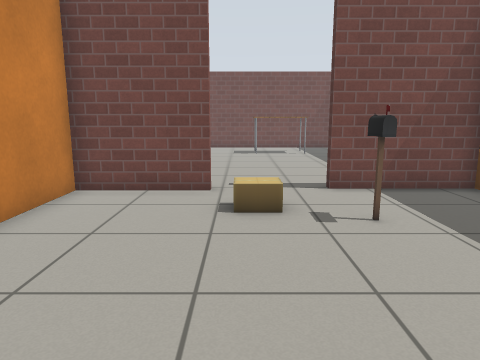
view 1 (above)

16 first-person views from a walk through a world built for the Gazebo simulator. The camera is 0.94 m above the floor, tilts 10° down and sees 70° across. The lines on the ground mark 1 m squares. The floor is counted in squares, 0.5 m on a side. Each view is taken from the middle of a square. On the plan, view 1 faces up. The plan holds only what a view shows up to about 17 squares ahead; the rest is blank. Gazebo's built-in surfaces are drawn with simple patterns.

view 2
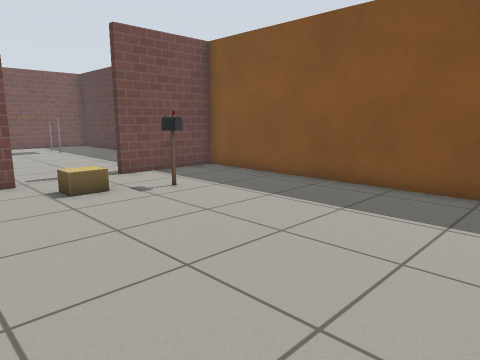

view 3
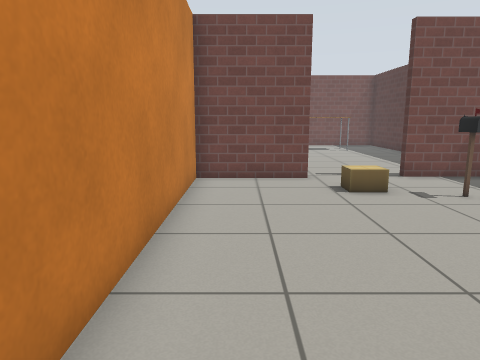

view 4
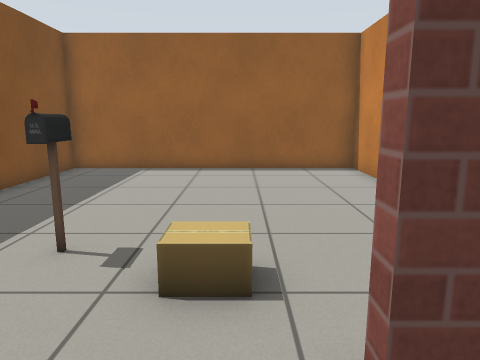

view 5
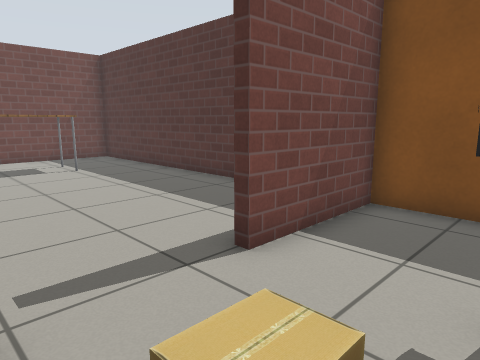

view 6
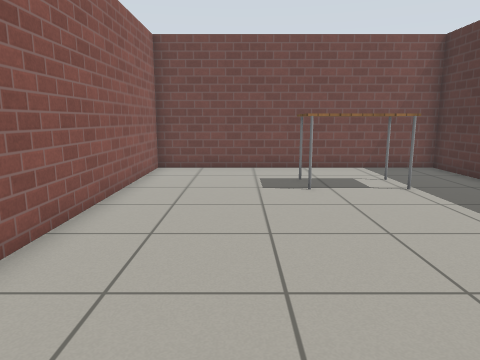

view 7
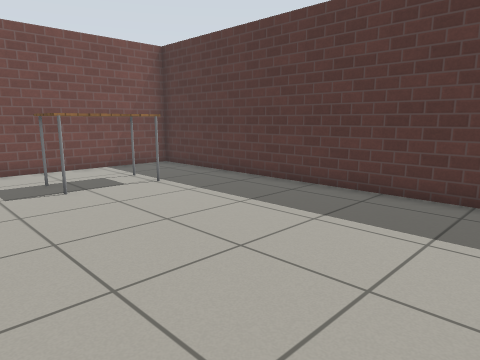

view 8
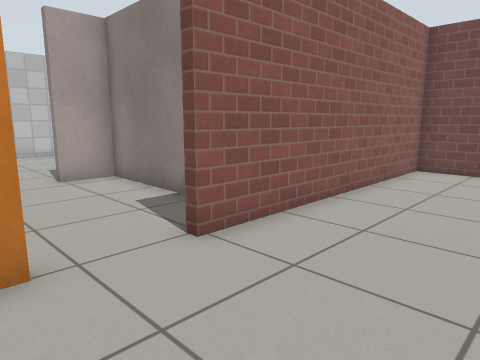

view 9
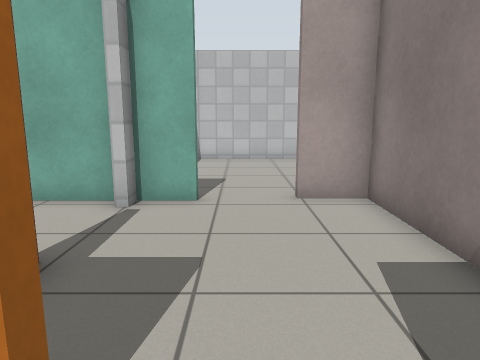

view 10
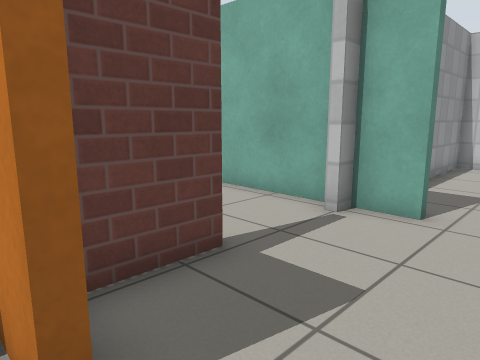

view 11
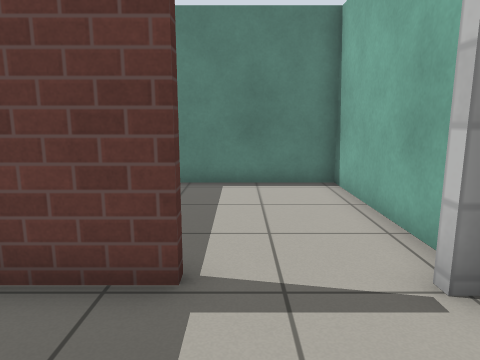

view 12
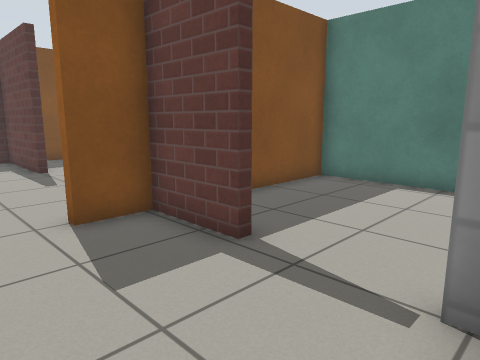

view 13
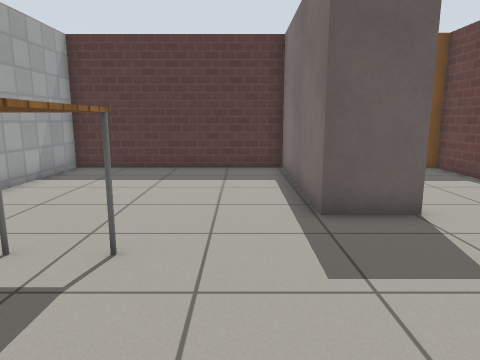

view 14
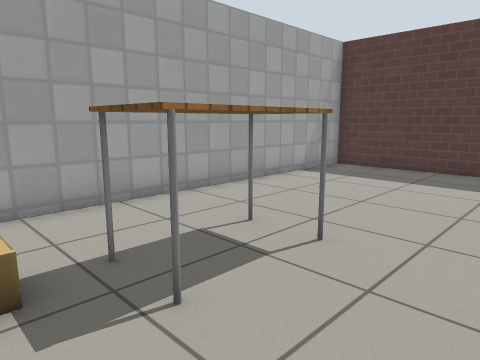

view 15
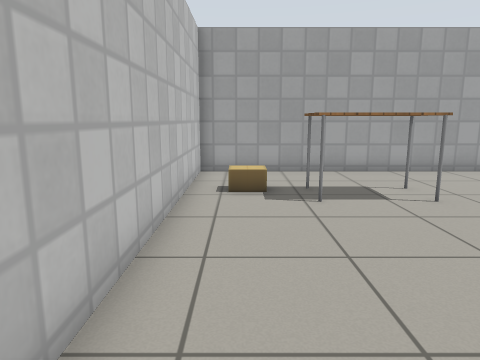

view 16
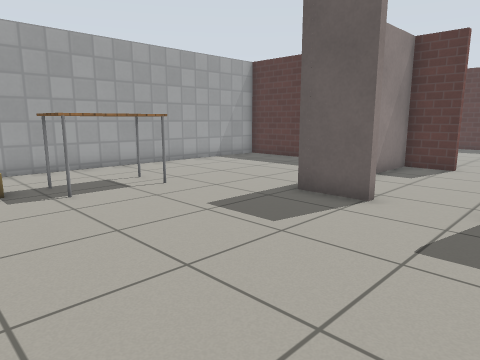

### Floor plan
Ten units are one square. View 1 is at (0, 0); x grows to the right and y downward. Boxes are objects, and circles mark ways between rooms. Rooms are numbered by the first view taken in them; rooms with no view inside come last. Other rooms are left out.
<svg viewBox="-199 -240 271 268">
<path fill="none" stroke="#000" d="M-8 -90 -47 -90M-44 -93 -44 23 65 23 65 -93 24 -93M24 -96 67 -96 67 -235 -42 -235 -42 -133M-14 -93 -8 -93M-44 -110 -44 -99M-74 -93 -44 -93M-109 -109 -109 -96 -101 -96M-42 -133 -45 -133 -45 -150 -111 -151 -111 -133M-47 -90 -47 -110M-111 -133 -114 -133 -114 -154 -45 -153 -45 -235 -194 -235 -194 -96 -161 -96M-113 -109 -109 -109M-109 -91 -109 -28 -47 -28 -47 -64"/>
<rect x="-5" y="-75" width="20" height="10" fill="#bbb"><title>cardboard box</title></rect>
<rect x="25" y="-65" width="10" height="10" fill="#bbb"><title>postbox</title></rect>
<rect x="5" y="-215" width="40" height="30" fill="#bbb"><title>table</title></rect>
<rect x="-185" y="-205" width="10" height="10" fill="#bbb"><title>cardboard box</title></rect>
<rect x="-165" y="-205" width="30" height="20" fill="#bbb"><title>table</title></rect>
<circle cx="10" cy="-93" r="3" fill="#2a7"/>
<circle cx="-33" cy="-120" r="3" fill="#2a7"/>
<circle cx="-110" cy="-120" r="3" fill="#2a7"/>
<circle cx="-90" cy="-90" r="3" fill="#2a7"/>
<text x="10" y="-30">1</text>
<text x="10" y="-160">2</text>
<text x="-80" y="-120">3</text>
<text x="-130" y="-170">4</text>
<text x="-80" y="-60">5</text>
</svg>
Room 1 opens to room 2. Room 2 opens to room 3. Room 3 opens to room 4. Room 3 opens to room 5.

Where each view was taken, in squares from view 1:
view 1: 0 up, 0 right, facing up
view 2: 2 down, 3 left, facing up-right
view 3: 2 down, 3 left, facing up
view 4: 11 up, 0 right, facing down
view 5: 6 up, 1 left, facing up-right
view 6: 10 up, 1 left, facing up
view 7: 10 up, 2 left, facing up-right
view 8: 10 up, 0 right, facing up-left
view 9: 12 up, 3 left, facing left
view 10: 13 up, 4 left, facing down-left
view 11: 13 up, 8 left, facing down
view 12: 13 up, 11 left, facing down-right
view 13: 17 up, 18 left, facing right
view 14: 16 up, 18 left, facing up-right
view 15: 11 up, 18 left, facing up
view 16: 10 up, 19 left, facing up-right
